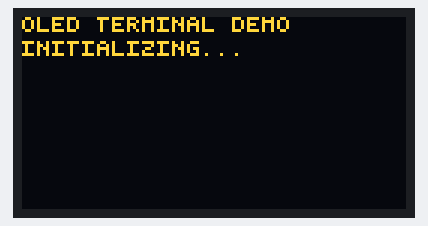
A program run on a simulated Raspberry Pi Pico running CircuitPython. Parts: 128×64 one-colour display. The OLED is the two-colour kind (top 16 rows yellow); files that are not in the repository are absent; library files of the repository ran but are not shown: ssd1306.py; what the program prints to the serial console is not drawn.

Above: at 0.5 s.
At 9.3 s:
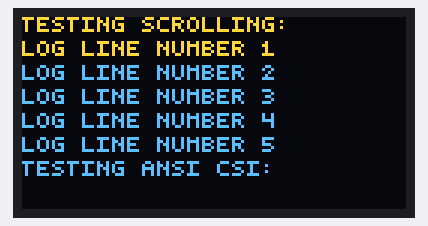
At 15.7 s:
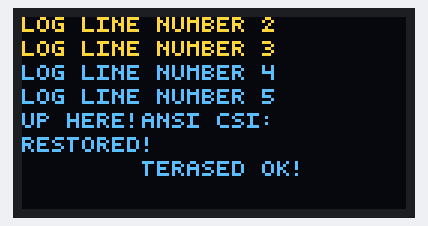
At 18.5 s:
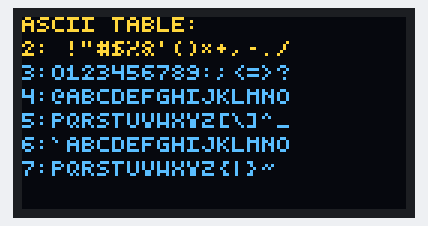
At 23.8 s:
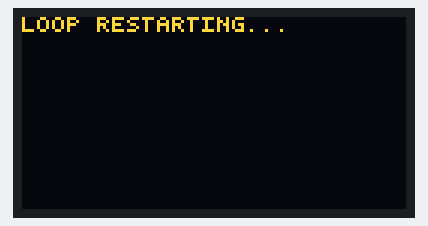
At 29.9 s:
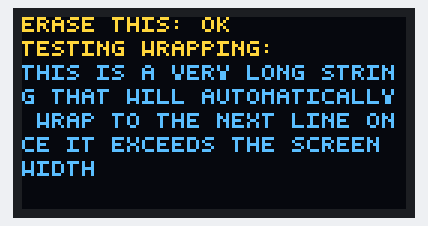

The program:

sample.py
```python
#!/usr/bin/env circuit-run
# ssd1306/sample.py
#file: ssd1306.py
#file: font-4x5.bin
#file: font-8x16.bin
"""
Sample script demonstrating the Term class terminal simulator on SSD1306 OLED display.
Pins used:
- SCL: GP3
- SDA: GP2
"""

import board
import busio
import time
from ssd1306 import SSD1306, Term

# Pin Definitions
PIN_I2C_SCL: board.Pin = board.GP3
PIN_I2C_SDA: board.Pin = board.GP2


def show_ascii_table(term: Term) -> None:
    """Draws every printable ASCII character as a table of 16 columns per high nibble.

    A 128 pixel wide screen holds 25 characters, so a "4:" style row label plus 16
    characters fits, and the six nibble rows plus a heading fill the 8 available lines
    exactly. Lower case has no glyphs of its own, so the last two rows echo the two
    upper case rows above them.
    """
    term.print("\f")  # Form feed: clear the screen and home the cursor
    term.println("ASCII TABLE:")
    for high in range(0x20, 0x80, 0x10):
        chars = "".join(chr(c) for c in range(high, min(high + 0x10, 0x7F)))
        term.println("%X:%s" % (high >> 4, chars))


def run_demo() -> None:
    print("Initializing SSD1306 display on SCL=GP3, SDA=GP2...")

    # Initialize I2C bus
    i2c = busio.I2C(PIN_I2C_SCL, PIN_I2C_SDA)

    # Wait to acquire I2C lock
    while not i2c.try_lock():
        time.sleep(0.1)

    try:
        # Initialize SSD1306 display
        oled = SSD1306(i2c, addr=0x3C, width=128, height=64)

        # Initialize Terminal Simulator
        term = Term(oled)

        while True:
            # 1. Basic print and println
            print("Step 1: Printing text...")
            term.clear()
            term.println("OLED TERMINAL DEMO")
            term.print("Initializing...\n")
            time.sleep(1.0)

            # 2. Tabs demonstration (^I)
            print("Step 2: Testing tabs...")
            term.println("TESTING TABS:")
            term.print("1\t2\t3\n")
            time.sleep(1.0)

            # 3. Backspace demonstration (^H)
            print("Step 3: Testing backspaces...")
            term.print("Erase this: ERROR\b\b\b\b\bOK   \n")
            time.sleep(1.0)

            # 4. Auto-wrapping demonstration
            print("Step 4: Testing auto-wrapping...")
            term.println("TESTING WRAPPING:")
            term.println("THIS IS A VERY LONG STRING THAT WILL AUTOMATICALLY WRAP TO THE NEXT LINE ONCE IT EXCEEDS THE SCREEN WIDTH")
            time.sleep(2.0)

            # 5. Scrolling demonstration
            print("Step 5: Testing scrolling...")
            term.println("TESTING SCROLLING:")
            for i in range(1, 6):
                term.println(f"Log line number {i}")
                time.sleep(0.3)

            # 6. CSI Escape Sequence Demonstration
            print("Step 6: Testing CSI escape sequences...")
            term.println("TESTING ANSI CSI:")
            time.sleep(1.0)

            # Save cursor, move to (0,0), write OVERWRITE, then restore cursor and write RESTORED!
            print("Sub-step 6a: Save and restore cursor...")
            term.print("\x1b[s")      # Save cursor position
            term.print("\x1b[1;1H")   # Move cursor to home (row 1, col 1)
            term.print("OVERWRITE")
            time.sleep(1.0)

            term.print("\x1b[u")      # Restore cursor position
            term.println("RESTORED!")
            time.sleep(1.0)

            # Cursor movement: Move up 2 lines, print UP HERE!, then move down 2 lines
            print("Sub-step 6b: Cursor up/down movement...")
            term.print("\x1b[2A")      # Move up 2 lines
            term.print("UP HERE!")
            time.sleep(1.0)
            term.print("\x1b[2B")      # Move down 2 lines

            # Erase line: print, move cursor back, clear line from cursor
            print("Sub-step 6c: Erasing line...")
            term.print("TO BE ERASED...")
            time.sleep(1.0)
            term.print("\x1b[14D")     # Move cursor back over the 14 characters just printed
            term.print("\x1b[K")       # Clear line from cursor to end of line
            term.println("ERASED OK!")
            time.sleep(1.5)

            # 7. Full printable ASCII character set
            print("Step 7: Showing the ASCII table...")
            show_ascii_table(term)
            time.sleep(5.0)

            term.print("\f")
            term.println("LOOP RESTARTING...")
            time.sleep(1.5)

    finally:
        i2c.unlock()


if __name__ == "__main__":
    run_demo()
```

Measured:
- what the display in image 0 shows lasts 1.1 s, from 0.5 s to 1.6 s
- what the display in image 2 shows lasts 1.6 s, from 15.6 s to 17.2 s
- what the display in image 3 shows lasts 5.0 s, from 18.5 s to 23.5 s
- what the display in image 5 shows lasts 2.1 s, from 29.8 s to 31.9 s
